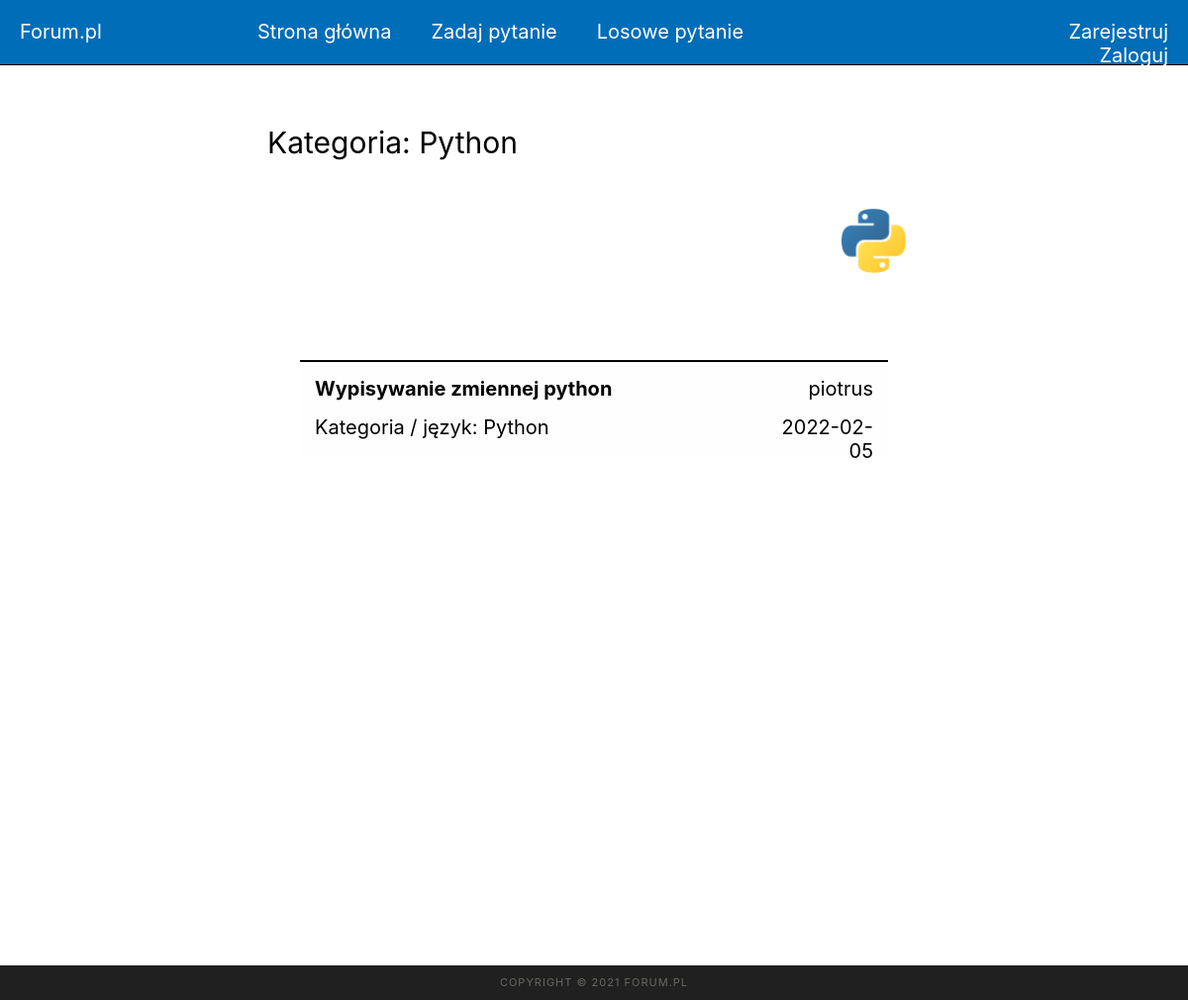
The app's page /categories/python.php with its own data.
### tables this page shows
CREATE TABLE `pytania` (
  `idPytania` int(11) NOT NULL,
  `idUzytkownika` int(11) NOT NULL,
  `tytul` varchar(100) NOT NULL,
  `tresc` varchar(500) NOT NULL,
  `kategoria` varchar(100) NOT NULL,
  `data` varchar(20) NOT NULL
);

CREATE TABLE `uzytkownicy` (
  `idUzytkownika` int(11) NOT NULL,
  `login` varchar(50) NOT NULL,
  `haslo` varchar(300) NOT NULL,
  `email` varchar(100) NOT NULL
);

### categories/python.php (the view, shortened to what this page needs)
<!DOCTYPE html>
<html lang="en">
<head>
    <link rel="stylesheet" href="../style.css">
    <link rel="stylesheet" href="category.css">
</head>
<body>
    <header>
        <section id="search">
            Forum.pl
        </section>
        <section id="login">
            <?php
                if (isset($_SESSION['loginIn'])){
                    echo "
                        <a class='loginOption' href='logout.php'>Wyloguj</a>
                        <a class='loginOption' href='../user.php'>{$_SESSION['userLogin']}</a>
                    ";
                }
                else{
                    echo "
                        <a class='loginOption' href='../register.php'>Zarejestruj</a>
                        <a class='loginOption' href='../login.php'>Zaloguj</a>
                    ";
                }
            ?>
        </section>
        <nav>
            <a class="option" href="../index.php">Strona główna</a>
            <a class="option" href="../questionAdd.php">Zadaj pytanie</a>
            <a class="option" href="../questionRandom.php">Losowe pytanie</a>
        </nav>
    </header>
    <article>
        <div style="font-size: 30px; width:700px; float:left; height:100px"><p>Kategoria: Python</p></div>
        <div style="font-size: 30px; width:200px; padding: 15px;float:right; height:70px"><img style="float:right;"width="65px" src="../img/python.png"></div>
        <br><br><br><br><br><br><br>
        <?php
            include("../connect.php");
            $query = mysqli_query($connect, "SELECT idPytania, login, tytul, tresc, kategoria, data FROM pytania INNER JOIN uzytkownicy ON pytania.idUzytkownika = uzytkownicy.idUzytkownika WHERE kategoria = 'Python';");
            $result = mysqli_fetch_all($query, MYSQLI_ASSOC);
            foreach($result as $r){
                echo "
                <div class='question'>
                    <div id='questionTitle'>
                        <strong><a style='color: black;' href='../question.php?id={$r['idPytania']}'>".ucfirst($r['tytul'])."</a></strong>
                    </div>
                    <div id='questionAuthor'>
                        {$r['login']}
                    </div>
                    <div id='questionCategory'>
                        Kategoria / język: {$r['kategoria']}
                    </div>
                    <div id='questionRate'>
                        {$r['data']}
                    </div>
                </div>
                ";
            }
        ?>
    </article>
    <footer></footer>
</body>
</html>

### style.css (style rules this page uses)
body { margin: 0; padding: 0; text-align: center; font-family: Inter,sans-serif; font-size: 20px; background-color: #ffffff; }
a { text-decoration: none; color: white; }
header { background-color: #006db8; color: white; width: 100%; height: 65px; border-bottom: 1px solid #000000; }
nav { width: 60%; height: 100%; margin-left: auto; margin-right: auto; padding-top: 20px; box-sizing: border-box; }
#login { width: 20%; height: 100%; padding-top: 20px; box-sizing: border-box; float: right; }
#search { width: 20%; height: 100%; text-align: left; padding-top: 20px; padding-left: 20px; box-sizing: border-box; float: left; }
.loginOption { margin-left: 20px; margin-right: 20px; float: right; }
article { font-size: 20px; padding: 30px; text-align: left; background-color: white; padding-top: 20px; box-sizing: border-box; width: 60%; min-height: 900px; margin-left: auto; margin-right: auto; margin-top: 10px; }
footer { background-color: #202020; color: #696763; font-size: 11px; width: 100%; height: 35px; clear: both; text-align: center; line-height: 35px; letter-spacing: 1px; box-sizing: border-box; }
footer::before { content: "COPYRIGHT © 2021 FORUM.PL"; }
.option { margin-left: 20px; margin-right: 20px; float: left; }

### categories/category.css (style rules this page uses)
.question { background-color: #fefefe; margin-left: auto; margin-right: auto; width: 90%; height: 100px; padding: 15px; box-sizing: border-box; border-top: 2px solid black; }
#questionTitle { text-align: left; width: 80%; float: left; }
#questionAuthor { text-align: right; width: 20%; float: right; }
#questionCategory { text-align: left; float: left; margin-top: 15px; }
#questionRate { text-align: right; width: 20%; margin-top: 15px; float: right; }

### records on screen
pytania: tytul "Wypisywanie zmiennej python", idUzytkownika.login "piotrus", kategoria "Python", data "2022-02-05"
